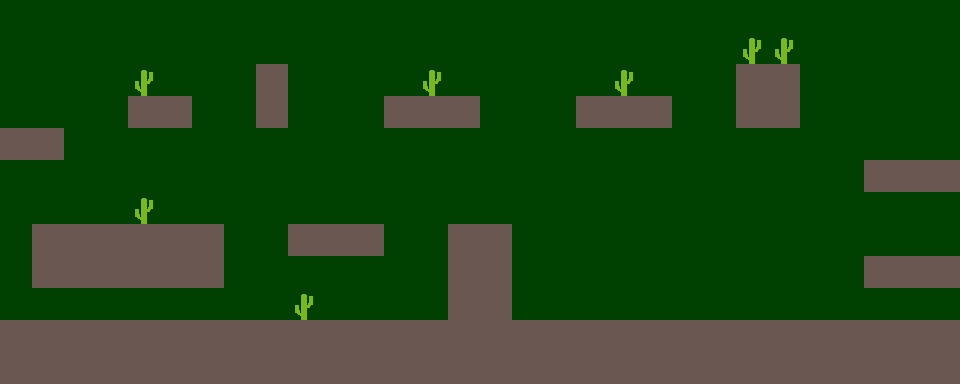

Tiled map render using the project's own tile images. Description and the whole map definition, tile-layer contents included, below:
An orthogonal 30x12 tile map with 32x32 px tiles, 1 tile layer (Capa de patrones 1) and 29 objects (14x pinchos, player, puerta).

<map version="1.10" tiledversion="1.10.1" orientation="orthogonal" renderorder="right-down" width="30" height="12" tilewidth="32" tileheight="32" infinite="0" nextlayerid="5" nextobjectid="31">
 <tileset firstgid="1" source="Spritesheet.tsx" />
 <layer id="1" name="Capa de patrones 1" width="30" height="12">
  <data encoding="csv">
7,7,7,7,7,7,7,7,7,7,7,7,7,7,7,7,7,7,7,7,7,7,7,7,7,7,7,7,7,7,
7,7,7,7,7,7,7,7,7,7,7,7,7,7,7,7,7,7,7,7,7,7,7,9,9,7,7,7,7,7,
7,7,7,7,9,7,7,7,6,7,7,7,7,9,7,7,7,7,7,9,7,7,7,6,6,7,7,7,7,7,
7,7,7,7,6,6,7,7,6,7,7,7,6,6,6,7,7,7,6,6,6,7,7,6,6,7,7,7,7,7,
6,6,7,7,7,7,7,7,7,7,7,7,7,7,7,7,7,7,7,7,7,7,7,7,7,7,7,7,7,7,
7,7,7,7,7,7,7,7,7,7,7,7,7,7,7,7,7,7,7,7,7,7,7,7,7,7,7,6,6,6,
7,7,7,7,9,7,7,7,7,7,7,7,7,7,7,7,7,7,7,7,7,7,7,7,7,7,7,7,7,7,
7,6,6,6,6,6,6,7,7,6,6,6,7,7,6,6,7,7,7,7,7,7,7,7,7,7,7,7,7,7,
7,6,6,6,6,6,6,7,7,7,7,7,7,7,6,6,7,7,7,7,7,7,7,7,7,7,7,6,6,6,
7,7,7,7,7,7,7,7,7,9,7,7,7,7,6,6,7,7,7,7,7,7,7,7,7,7,7,7,7,7,
6,6,6,6,6,6,6,6,6,6,6,6,6,6,6,6,6,6,6,6,6,6,6,6,6,6,6,6,6,6,
6,6,6,6,6,6,6,6,6,6,6,6,6,6,6,6,6,6,6,6,6,6,6,6,6,6,6,6,6,6
</data>
 </layer>
 <objectgroup id="4" name="ParaSaltar">
  <object id="28" x="0" y="64" width="960" height="320" />
 </objectgroup>
 <objectgroup id="2" name="Plataforma">
  <object id="1" x="0" y="320.208" width="958.667" height="61.125" />
  <object id="2" x="447.938" y="224.25" width="64.0625" height="96.75" />
  <object id="3" x="288.5" y="224.5" width="96" height="31" />
  <object id="4" x="0" y="128" width="63.6364" height="32.1364" />
  <object id="5" x="127.515" y="95.9318" width="63.6364" height="32.1364" />
  <object id="6" x="383.894" y="95.9735" width="95.9545" height="32.0341" />
  <object id="7" x="576.182" y="96.5985" width="95.6364" height="32.1364" />
  <object id="8" x="863.909" y="160.265" width="96.0341" height="32.1364" />
  <object id="9" x="864.848" y="255.932" width="95.6364" height="32.1364" />
  <object id="10" x="736" y="64.0833" width="63.6667" height="64.5833" />
  <object id="11" x="256" y="64" width="32" height="63.8182" />
  <object id="12" x="32" y="224.5" width="192" height="63.5" />
 </objectgroup>
 <objectgroup id="3" name="Objetos">
  <object id="13" type="player" gid="1" x="464.25" y="206.25" width="32" height="32" />
  <object id="14" type="puerta" gid="3" x="896.042" y="255.875" width="32" height="32">
   <properties>
    <property name="SiguieteNivel" value="nivel13.tmx" />
   </properties>
  </object>
  <object id="15" type="pinchos" gid="8" x="319.75" y="224" width="32" height="32" />
  <object id="16" type="pinchos" gid="8" x="95" y="224.5" width="32" height="32" />
  <object id="17" type="pinchos" gid="8" x="928" y="160" width="32" height="32" />
  <object id="18" type="pinchos" gid="8" x="799.417" y="320.583" width="32" height="32" />
  <object id="19" type="pinchos" gid="8" x="768" y="320.333" width="32" height="32" />
  <object id="20" type="pinchos" gid="8" x="736.667" y="320.417" width="32" height="32" />
  <object id="21" type="pinchos" gid="8" x="704.25" y="320.583" width="32" height="32" />
  <object id="22" type="pinchos" gid="8" x="671.5" y="320.167" width="32" height="32" />
  <object id="23" type="pinchos" gid="8" x="640" y="320.485" width="32" height="32" />
  <object id="24" type="pinchos" gid="8" x="607.333" y="320.121" width="32" height="32" />
  <object id="25" type="pinchos" gid="8" x="512.364" y="320.061" width="32" height="32" />
  <object id="26" type="pinchos" gid="8" x="576.909" y="320" width="32" height="32" />
  <object id="27" type="pinchos" gid="8" x="544.364" y="320.545" width="32" height="32" />
  <object id="30" type="pinchos" gid="8" x="607.636" y="95.9394" width="32" height="32" />
 </objectgroup>
</map>
